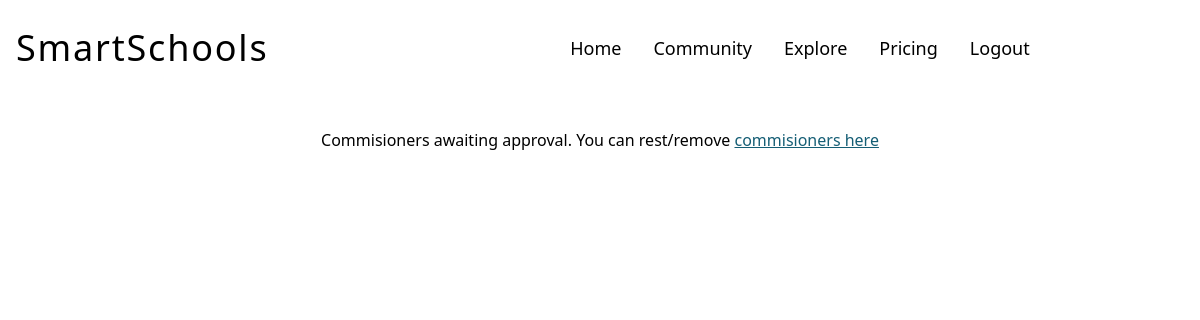
The page /manage-comissioners/ (signed in) on the database as committed earlier.
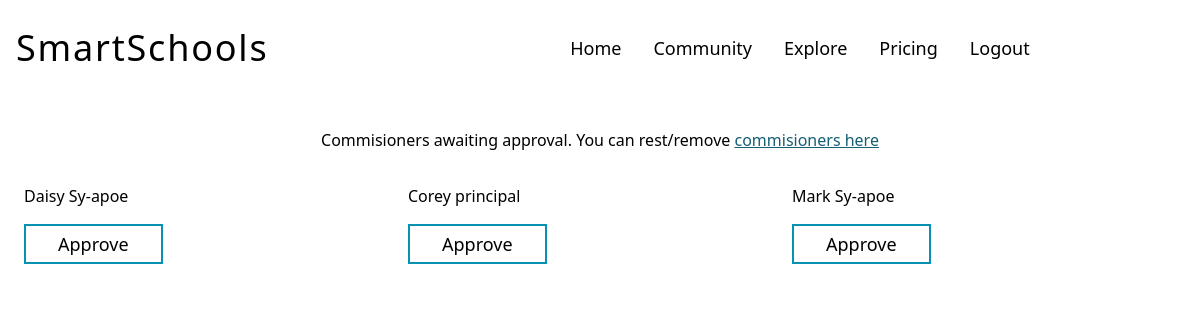
The same page on the database as committed later.
### account/models.py (models this page shows, shortened)
class Account(AbstractBaseUser):
	email 			= models.EmailField(verbose_name="email", max_length=60, unique=True)
	first_name 		= models.CharField(max_length=30, null=True)
	last_name 		= models.CharField(max_length=30, null=True)
	username 		= models.CharField(max_length=30, unique=True)
	date_joined 	= models.DateTimeField(verbose_name="date joined", auto_now_add=True)
	last_login 		= models.DateTimeField(verbose_name="last_login", auto_now=True)
	is_admin 		= models.BooleanField(default=False)
	is_active 		= models.BooleanField(default=True)
	is_staff 		= models.BooleanField(default=False)
	is_superuser 	= models.BooleanField(default=False)
	is_confirmed		= models.BooleanField(default=False)
	is_approved = models.BooleanField(default=False)
	accounttype = models.CharField(max_length=30, choices=ACC_TYPE)
	objects = MyAccountManager()
	USERNAME_FIELD = 'email'
	REQUIRED_FIELDS = ['username', 'first_name', 'last_name']

### account/views.py (the view)
# urls.py: path('manage-comissioners/', views.managecommissioner, name='manage-comissioners'),
def managecommissioner(request):
    user = request.user
    context ={}
    if user.is_authenticated:
        if user.accounttype == 'ministerOE':
            commissioners = Account.objects.filter(is_confirmed=False)
            context["toapprove"] = commissioners
        else:
            return redirect("index")
    else:
        return redirect("index")
    return render(request, "manage_comm.html", context)

### templates/manage_comm.html
{% extends 'base.html' %}
{% block content %}
<p class="text-center">Commisioners awaiting approval. You can rest/remove <span class="underline decoration-cyan-800 text-cyan-800 cursor-pointer">commisioners here</span></p>
<div class="mt-8 grid grid-cols-3">
    {% for comm in toapprove %}
    <div>
        <p>{{comm.first_name}} {{comm.last_name}}</p>
        <button class="border-2 border-cyan-600 px-8 py-1 text-lg hover:bg-cyan-600 hover:text-white mt-4">Approve</button>
    </div>
    {% endfor %}
</div>
{% endblock %}

### templates/base.html (shortened to what this page needs)
{% load static %}
<!DOCTYPE html>
<html lang="en">
<head>
    <script src="https://cdn.tailwindcss.com"></script>
</head>
<body>
	<nav class="w-full h-24 fixed bg-white top-0 flex flex-row justify-center items-center text-black">
		<div class='w-5/6 flex justify-center md:inline md:w-2/6'>
			<a href="{% url 'index' %}"><h1 class='text-4xl md:text-3xl lg:text-4xl tracking-wider cursor-pointer'>SmartSchools</h1></a>
		</div>
		<div class='md:w-4/6 -ml-8 hidden lg:flex flex-row justify-center items-center text-black text-lg'>
			<a href="{% url 'index' %}"><p class='cursor-pointer pl-8 hover:underline hover:decoration-cyan-500 hover:decoration-2 hover:text-cyan-800'>Home</p></a>
			<p class='cursor-pointer pl-8 hover:underline hover:decoration-cyan-500 hover:decoration-2 hover:text-cyan-800'>Community</p>
			<p class='cursor-pointer pl-8 hover:underline hover:decoration-cyan-500 hover:decoration-2 hover:text-cyan-800'>Explore</p>
			<p class='cursor-pointer pl-8 hover:underline hover:decoration-cyan-500 hover:decoration-2 hover:text-cyan-800'>Pricing</p>
			{% if user.is_authenticated == False %}
				<a href="{% url 'get-started' %}"><p class='cursor-pointer pl-8 hover:underline hover:decoration-cyan-500 hover:decoration-2 hover:text-cyan-800'>Get started</p></a>
				<a href="{% url 'login' %}"><p class='cursor-pointer pl-8 hover:underline hover:decoration-cyan-500 hover:decoration-2 hover:text-cyan-800'>Login</p></a>
			{% else %}
				<a href="{% url 'logout' %}"><p class='cursor-pointer pl-8 hover:underline hover:decoration-cyan-500 hover:decoration-2 hover:text-cyan-800'>Logout</p></a>
			{% endif %}
		</div>
	</nav>
	<div class="mt-32 ml-6 mr-6">
		{% block content %}
		{% endblock content %}
	</div>
</body>
</html>

Rows that differ between the two databases and show on the page:
now on this page (row edited): Account: first_name "Daisy", last_name "Sy-apoe"
added Account: first_name "Corey", last_name "principal"
added Account: first_name "Mark", last_name "Sy-apoe"
